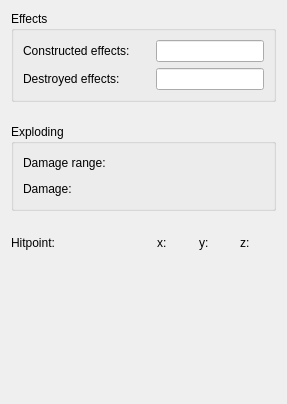
      <widget class="QWidget" name="tab" >
       <attribute name="title" >
        <string>Other</string>
       </attribute>
       <layout class="QVBoxLayout" >
        <item>
         <widget class="Q3GroupBox" name="mUnitEffectsGroup" >
          <property name="title" >
           <string>Effects</string>
          </property>
          <layout class="QGridLayout" >
           <item row="0" column="1" >
            <spacer>
             <property name="orientation" >
              <enum>Qt::Horizontal</enum>
             </property>
             <property name="sizeType" >
              <enum>QSizePolicy::Fixed</enum>
             </property>
             <property name="sizeHint" >
              <size>
               <width>20</width>
               <height>20</height>
              </size>
             </property>
            </spacer>
           </item>
           <item row="1" column="0" >
            <widget class="QLabel" name="mDestroyedEffectsLabel" >
             <property name="text" >
              <string>Destroyed effects:</string>
             </property>
             <property name="wordWrap" >
              <bool>false</bool>
             </property>
            </widget>
           </item>
           <item row="0" column="2" >
            <widget class="QLineEdit" name="mUnitConstructedEffects" >
             <property name="toolTip" >
              <string>Ids of effects created when unit will be constructed</string>
             </property>
             <property name="whatsThis" >
              <string>Here you can specify ids of effects that will be created when unit will be constructed. You must specify list of numbers separated by commas, e.g. 1001,3001</string>
             </property>
            </widget>
           </item>
           <item row="1" column="1" >
            <spacer>
             <property name="orientation" >
              <enum>Qt::Horizontal</enum>
             </property>
             <property name="sizeType" >
              <enum>QSizePolicy::Fixed</enum>
             </property>
             <property name="sizeHint" >
              <size>
               <width>20</width>
               <height>20</height>
              </size>
             </property>
            </spacer>
           </item>
           <item row="1" column="2" >
            <widget class="QLineEdit" name="mUnitDestroyedEffects" >
             <property name="toolTip" >
              <string>Ids of effects created when unit will be destroyed</string>
             </property>
             <property name="whatsThis" >
              <string>Here you can specify ids of effects that will be created when unit will be destroyed.
You must specify list of numbers separated by commas, e.g. 1001,3001</string>
             </property>
            </widget>
           </item>
           <item row="0" column="0" >
            <widget class="QLabel" name="mConstructedEffectsLabel" >
             <property name="text" >
              <string>Constructed effects:</string>
             </property>
             <property name="wordWrap" >
              <bool>false</bool>
             </property>
            </widget>
           </item>
          </layout>
         </widget>
        </item>
        <item>
         <spacer>
          <property name="orientation" >
           <enum>Qt::Vertical</enum>
          </property>
          <property name="sizeType" >
           <enum>QSizePolicy::Fixed</enum>
          </property>
          <property name="sizeHint" >
           <size>
            <width>20</width>
            <height>16</height>
           </size>
          </property>
         </spacer>
        </item>
        <item>
         <widget class="Q3GroupBox" name="mUnitExplodingGroup" >
          <property name="title" >
           <string>Exploding</string>
          </property>
          <layout class="QGridLayout" >
           <item row="0" column="1" >
            <spacer>
             <property name="orientation" >
              <enum>Qt::Horizontal</enum>
             </property>
             <property name="sizeType" >
              <enum>QSizePolicy::Fixed</enum>
             </property>
             <property name="sizeHint" >
              <size>
               <width>20</width>
               <height>20</height>
              </size>
             </property>
            </spacer>
           </item>
           <item row="0" column="0" >
            <widget class="QLabel" name="mUnitExplodingDamageRangeLabel" >
             <property name="text" >
              <string>Damage range:</string>
             </property>
             <property name="wordWrap" >
              <bool>false</bool>
             </property>
            </widget>
           </item>
           <item row="1" column="0" >
            <widget class="QLabel" name="mUnitExplodingDamageLabel" >
             <property name="text" >
              <string>Damage:</string>
             </property>
             <property name="wordWrap" >
              <bool>false</bool>
             </property>
            </widget>
           </item>
           <item row="1" column="1" >
            <spacer>
             <property name="orientation" >
              <enum>Qt::Horizontal</enum>
             </property>
             <property name="sizeType" >
              <enum>QSizePolicy::Fixed</enum>
             </property>
             <property name="sizeHint" >
              <size>
               <width>20</width>
               <height>20</height>
              </size>
             </property>
            </spacer>
           </item>
           <item row="0" column="2" >
            <widget class="KDoubleNumInput" native="1" name="mUnitExplodingDamageRange" >
             <property name="toolTip" >
              <string>In how big range other units will be damaged when this unit explodes</string>
             </property>
             <property name="whatsThis" >
              <string>In how big radius nearby units will be damaged when this unit explodes.</string>
             </property>
             <property name="maxValue" stdset="0" >
              <number>500</number>
             </property>
            </widget>
           </item>
           <item row="1" column="2" >
            <widget class="KIntSpinBox" native="1" name="mUnitExplodingDamage" >
             <property name="toolTip" >
              <string>How much other units will be damaged when this unit explodes</string>
             </property>
             <property name="whatsThis" >
              <string>How much damage is applied to nearby units when this unit explodes (is destroyed)</string>
             </property>
             <property name="maxValue" stdset="0" >
              <number>1000000</number>
             </property>
            </widget>
           </item>
          </layout>
         </widget>
        </item>
        <item>
         <spacer>
          <property name="orientation" >
           <enum>Qt::Vertical</enum>
          </property>
          <property name="sizeType" >
           <enum>QSizePolicy::Fixed</enum>
          </property>
          <property name="sizeHint" >
           <size>
            <width>20</width>
            <height>16</height>
           </size>
          </property>
         </spacer>
        </item>
        <item>
         <layout class="QHBoxLayout" >
          <item>
           <widget class="QLabel" name="mUnitHitPointLabel_2" >
            <property name="text" >
             <string>Hitpoint:</string>
            </property>
            <property name="wordWrap" >
             <bool>false</bool>
            </property>
           </widget>
          </item>
          <item>
           <spacer>
            <property name="orientation" >
             <enum>Qt::Horizontal</enum>
            </property>
            <property name="sizeType" >
             <enum>QSizePolicy::Fixed</enum>
            </property>
            <property name="sizeHint" >
             <size>
              <width>20</width>
              <height>20</height>
             </size>
            </property>
           </spacer>
          </item>
          <item>
           <layout class="QHBoxLayout" >
            <property name="spacing" >
             <number>6</number>
            </property>
            <property name="leftMargin" >
             <number>0</number>
            </property>
            <property name="topMargin" >
             <number>0</number>
            </property>
            <property name="rightMargin" >
             <number>0</number>
            </property>
            <property name="bottomMargin" >
             <number>0</number>
            </property>
            <item>
             <widget class="QLabel" name="mUnitHitPointXLabel" >
              <property name="sizePolicy" >
               <sizepolicy vsizetype="Preferred" hsizetype="Minimum" >
                <horstretch>0</horstretch>
                <verstretch>0</verstretch>
               </sizepolicy>
              </property>
              <property name="text" >
               <string>x:</string>
              </property>
              <property name="wordWrap" >
               <bool>false</bool>
              </property>
             </widget>
            </item>
            <item>
             <widget class="KDoubleNumInput" native="1" name="mUnitHitPointX" >
              <property name="sizePolicy" >
               <sizepolicy vsizetype="Fixed" hsizetype="Minimum" >
                <horstretch>0</horstretch>
                <verstretch>0</verstretch>
               </sizepolicy>
              </property>
              <property name="toolTip" >
               <string>X-coordinate of the hitpoint of this unit</string>
              </property>
              <property name="whatsThis" >
               <string>X-coordinate of the hitpoint of this unit. Hitpoint is used for shooting, all units will shoot at this point when attacking this unit. It should be point on the unit's surface.</string>
              </property>
              <property name="minValue" stdset="0" >
               <number>-10</number>
              </property>
              <property name="maxValue" stdset="0" >
               <number>10</number>
              </property>
             </widget>
            </item>
            <item>
             <widget class="QLabel" name="mUnitHitPointYLabel" >
              <property name="sizePolicy" >
               <sizepolicy vsizetype="Preferred" hsizetype="Minimum" >
                <horstretch>0</horstretch>
                <verstretch>0</verstretch>
               </sizepolicy>
              </property>
              <property name="text" >
               <string>y:</string>
              </property>
              <property name="wordWrap" >
               <bool>false</bool>
              </property>
             </widget>
            </item>
            <item>
             <widget class="KDoubleNumInput" native="1" name="mUnitHitPointY" >
              <property name="sizePolicy" >
               <sizepolicy vsizetype="Fixed" hsizetype="Minimum" >
                <horstretch>0</horstretch>
                <verstretch>0</verstretch>
               </sizepolicy>
              </property>
              <property name="toolTip" >
               <string>Y-coordinate of the hitpoint of this unit</string>
              </property>
              <property name="whatsThis" >
               <string>Y--coordinate of the hitpoint of this unit. Hitpoint is used for shooting, all units will shoot at this point when attacking this unit. It should be point on the unit's surface.</string>
              </property>
              <property name="minValue" stdset="0" >
               <number>-10</number>
              </property>
              <property name="maxValue" stdset="0" >
               <number>10</number>
              </property>
             </widget>
            </item>
            <item>
             <widget class="QLabel" name="mUnitHitPointZLabel" >
              <property name="sizePolicy" >
               <sizepolicy vsizetype="Preferred" hsizetype="Minimum" >
                <horstretch>0</horstretch>
                <verstretch>0</verstretch>
               </sizepolicy>
              </property>
              <property name="text" >
               <string>z:</string>
              </property>
              <property name="wordWrap" >
               <bool>false</bool>
              </property>
             </widget>
            </item>
            <item>
             <widget class="KDoubleNumInput" native="1" name="mUnitHitPointZ" >
              <property name="sizePolicy" >
               <sizepolicy vsizetype="Fixed" hsizetype="Minimum" >
                <horstretch>0</horstretch>
                <verstretch>0</verstretch>
               </sizepolicy>
              </property>
              <property name="toolTip" >
               <string>Z-coordinate of the hitpoint of this unit</string>
              </property>
              <property name="whatsThis" >
               <string>Z--coordinate of the hitpoint of this unit. Hitpoint is used for shooting, all units will shoot at this point when attacking this unit. It should be point on the unit's surface.</string>
              </property>
              <property name="minValue" stdset="0" >
               <number>-10</number>
              </property>
              <property name="maxValue" stdset="0" >
               <number>10</number>
              </property>
             </widget>
            </item>
           </layout>
          </item>
         </layout>
        </item>
        <item>
         <spacer>
          <property name="orientation" >
           <enum>Qt::Vertical</enum>
          </property>
          <property name="sizeType" >
           <enum>QSizePolicy::Expanding</enum>
          </property>
          <property name="sizeHint" >
           <size>
            <width>20</width>
            <height>140</height>
           </size>
          </property>
         </spacer>
        </item>
       </layout>
      </widget>
